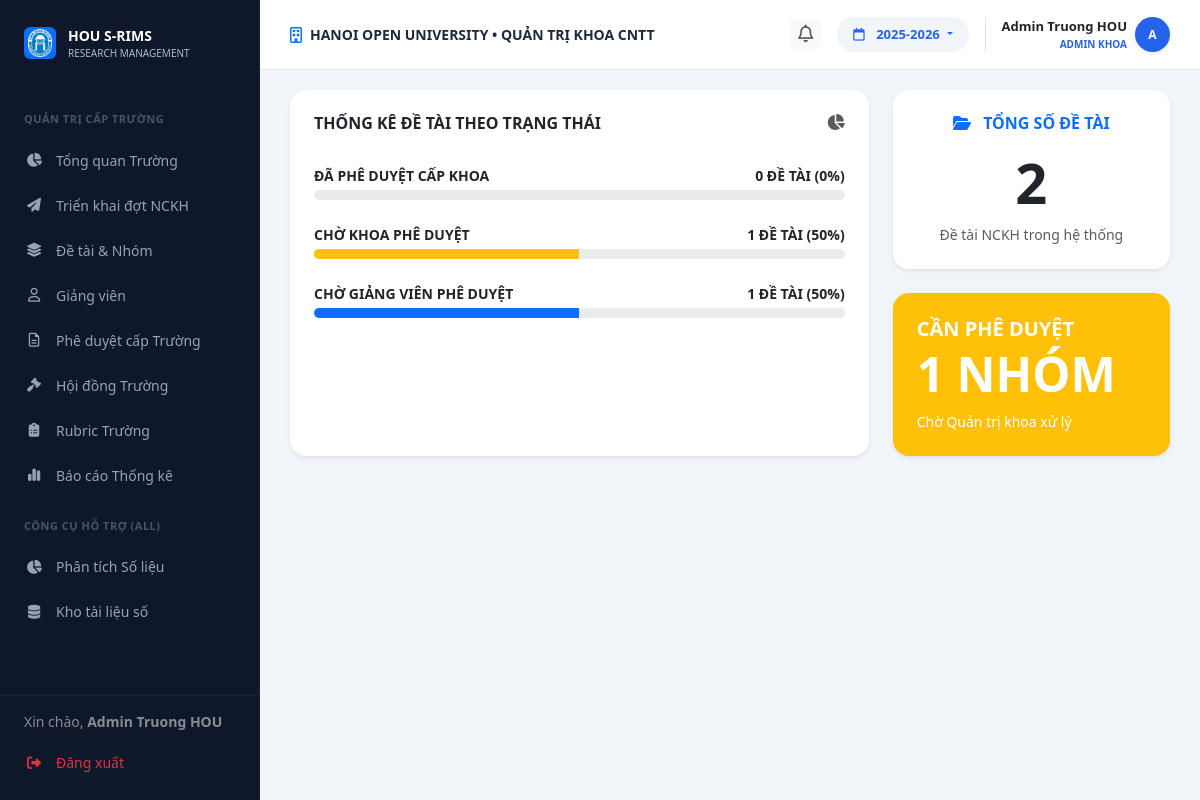
/faculty/stats (signed in), run on an earlier commit of the app's database.
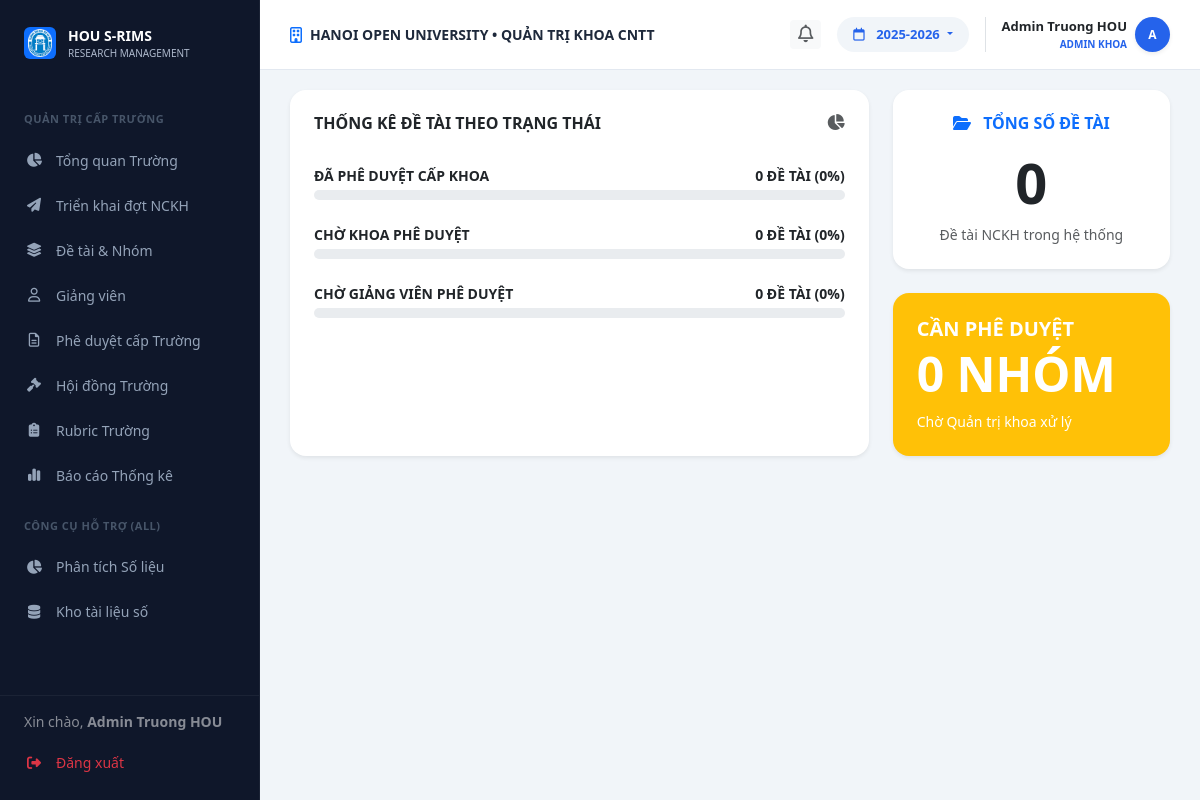
And on a later commit of the database.
### models.py (models this page shows)
class Batch(db.Model):
    __tablename__ = 'batches'
    id = db.Column(db.Integer, primary_key=True)
    name = db.Column(db.String(100), nullable=False)
    type = db.Column(db.String(50), nullable=True, default='NCKH')
    start_date = db.Column(db.DateTime, nullable=True)
    end_date = db.Column(db.DateTime, nullable=True)
    submission_deadline = db.Column(db.DateTime, nullable=True)
    status = db.Column(db.String(20), default='active') # active, completed
    academic_year = db.Column(db.String(20), default='2025-2026')
    guidance_doc = db.Column(db.String(255), nullable=True)
    description = db.Column(db.Text, nullable=True)
    created_at = db.Column(db.DateTime, default=datetime.utcnow)
    topics = db.relationship('Topic', backref='batch', lazy=True)
    groups = db.relationship('Group', backref='batch', lazy=True)

### routes/faculty_bp.py (the view)
@faculty_bp.route('/stats')
def stats_page():
    current_year = get_effective_academic_year()
    all_topics = Topic.query.join(Batch).filter(Batch.academic_year == current_year, Batch.status != 'hidden').all()
    return render_template('faculty/stats.html', topics=all_topics)

### app.py (called while the page is built)
@app.context_processor
def inject_global_user():
    from flask import session
    from models import User, Batch
    user_id = session.get('user_id')
    current_user = User.query.get(user_id) if user_id else None
    active_batches = Batch.query.filter_by(status='active').all()
    active_batch = active_batches[0] if active_batches else None
    return dict(current_user=current_user, active_batches=active_batches, active_batch=active_batch)

### routes/faculty_bp.py (called while the page is built)
@faculty_bp.before_request
def require_faculty():
    if session.get('role') not in ['faculty', 'admin']:
        return redirect(url_for('auth.login'))

### templates/faculty/stats.html (shortened to what this page needs)
{% extends "layouts/faculty_layout.html" %}
{% block faculty_content %}
<div id="view-f-stats" class="fade-in ">
                <div class="row g-4">
                    <div class="col-md-8">
                        <div class="card border-0 shadow-sm rounded-4 p-4 h-100">
                            <div class="d-flex justify-content-between mb-4"><h6 class="fw-bold text-uppercase">THỐNG KÊ ĐỀ TÀI THEO TRẠNG THÁI</h6><i class="fa-solid fa-chart-pie text-muted"></i></div>
                            {% set total_topics = topics|length %}
                            {% set approved_topics = topics | selectattr('status', 'equalto', 'approved') | list | length %}
                            {% set faculty_pending_topics = topics | selectattr('status', 'equalto', 'faculty_pending') | list | length %}
                            {% set pending_topics = topics | selectattr('status', 'equalto', 'pending') | list | length %}
                            <div class="mb-4"><div class="d-flex justify-content-between mb-1"><span class="fw-bold small">ĐÃ PHÊ DUYỆT CẤP KHOA</span><span class="fw-bold small">{{ approved_topics }} ĐỀ TÀI ({{ (approved_topics / total_topics * 100)|round|int if total_topics else 0 }}%)</span></div><div class="progress" style="height: 10px; border-radius: 5px;"><div class="progress-bar bg-success" style="width: {{ (approved_topics / total_topics * 100)|round|int if total_topics else 0 }}%"></div></div></div>
                            <div class="mb-4"><div class="d-flex justify-content-between mb-1"><span class="fw-bold small">CHỜ KHOA PHÊ DUYỆT</span><span class="fw-bold small">{{ faculty_pending_topics }} ĐỀ TÀI ({{ (faculty_pending_topics / total_topics * 100)|round|int if total_topics else 0 }}%)</span></div><div class="progress" style="height: 10px; border-radius: 5px;"><div class="progress-bar bg-warning" style="width: {{ (faculty_pending_topics / total_topics * 100)|round|int if total_topics else 0 }}%"></div></div></div>
                            <div class="mb-4"><div class="d-flex justify-content-between mb-1"><span class="fw-bold small">CHỜ GIẢNG VIÊN PHÊ DUYỆT</span><span class="fw-bold small">{{ pending_topics }} ĐỀ TÀI ({{ (pending_topics / total_topics * 100)|round|int if total_topics else 0 }}%)</span></div><div class="progress" style="height: 10px; border-radius: 5px;"><div class="progress-bar bg-primary" style="width: {{ (pending_topics / total_topics * 100)|round|int if total_topics else 0 }}%"></div></div></div>
                        </div>
                    </div>
                    <div class="col-md-4">
                        <div class="d-flex flex-column gap-4 h-100">
                            <div class="card border-0 shadow-sm rounded-4 p-4 text-center">
                                <h6 class="fw-bold text-primary mb-3"><i class="fa-solid fa-folder-open me-2"></i> TỔNG SỐ ĐỀ TÀI</h6>
                                <h1 class="display-4 fw-bold text-dark">{{ total_topics }}</h1>
                                <p class="text-muted small mb-0">Đề tài NCKH trong hệ thống</p>
                            </div>
                            <div class="card border-0 bg-warning shadow-sm rounded-4 p-4 text-white">
                                <h5 class="fw-bold mb-1">CẦN PHÊ DUYỆT</h5>
                                <h1 class="fw-bold display-5">{{ faculty_pending_topics }} NHÓM</h1>
                                <p class="small mb-0">Chờ Quản trị khoa xử lý</p>
                            </div>
                        </div>
                    </div>
                </div>
        </div>
    </div>
{% endblock %}

### templates/layouts/faculty_layout.html (shortened to what this page needs)
{% extends "base.html" %}
{% block content %}
        <div class="top-bar">
            <div class="d-flex align-items-center gap-2">
                <i class="fa-regular fa-building text-primary"></i>
                <span class="fw-bold text-uppercase small">HANOI OPEN UNIVERSITY • QUẢN TRỊ KHOA CNTT</span>
            </div>
            <div class="d-flex align-items-center gap-3">
                <div class="dropdown">
                    <button class="btn btn-light border-0 btn-sm fw-bold text-muted position-relative" type="button" data-bs-toggle="dropdown" aria-expanded="false">
                        <i class="fa-regular fa-bell" style="font-size: 1.1rem;"></i>
                        {% set unread_count = notifications|selectattr('is_read', 'equalto', false)|list|length %}
                    </button>
                </div>
                <div class="dropdown">
                    <button class="year-select dropdown-toggle" type="button" data-bs-toggle="dropdown" style="background: #f1f5f9; border: none; padding: 8px 16px; border-radius: 20px; color: #2563eb; font-weight: 600; font-size: 13px;">
                        <i class="fa-regular fa-calendar me-2"></i> {{ current_academic_year or session.get('academic_year', '2027-2028') }}
                    </button>
                    {% set current_yr = current_academic_year or session.get('academic_year', '2027-2028') %}
                </div>
                <div class="dropdown border-start ps-3">
                    <div class="d-flex align-items-center gap-2 cursor-pointer dropdown-toggle no-arrow" data-bs-toggle="dropdown">
                        <div class="text-end">
                            <div class="fw-bold text-dark" style="font-size: 13px;">
                                {{ session.get('user_name', 'Admin Khoa') }}
                            </div>
                            <div class="fw-bold text-uppercase" style="font-size: 10px; color: #2563eb !important;">
                                ADMIN KHOA
                            </div>
                        </div>
                        <div class="rounded-circle text-white d-flex align-items-center justify-content-center fw-bold shadow-sm" style="width: 35px; height: 35px; font-size: 12px; background: #2563eb !important;">
                            {{ session.get('user_name', 'A')[0] | upper }}
                        </div>
                    </div>
                </div>
            </div>
        </div>
    <div class="content-area flex-grow-1 d-flex flex-column">
<div class="content-body flex-grow-1 d-flex flex-column">
{% block faculty_content %}{% endblock %}
</div>
{% endblock %}

What changed in the data, as far as the page shows it:
no longer on this page (row edited): Batch: academic_year "2025-2026"
Also different on the page:
{{ current_academic_year or session.get('academic_year', '2027-2028') }}: (not shown) → "2025-2026"
{{ faculty_pending_topics }}: "1" → "0"
{{ pending_topics }}: "1" → "0"
{{ (pending_topics / total_topics * 100)|round|int if total_topics else 0 }}: "50" → "0"
{{ total_topics }}: "2" → "0"
text no longer shown: "50"
text now shown: "0"
